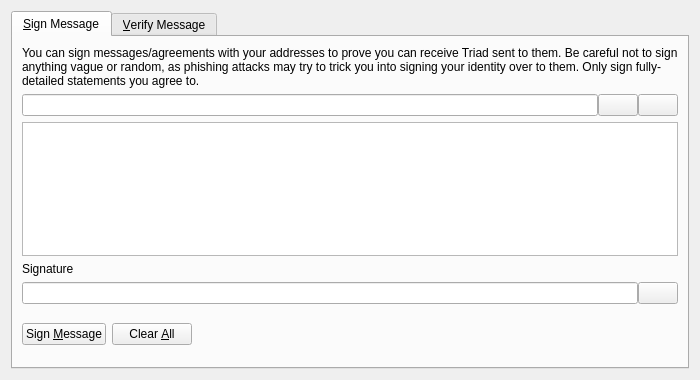
<?xml version="1.0" encoding="UTF-8"?>
<ui version="4.0">
 <class>SignVerifyMessageDialog</class>
 <widget class="QDialog" name="SignVerifyMessageDialog">
  <property name="geometry">
   <rect>
    <x>0</x>
    <y>0</y>
    <width>700</width>
    <height>380</height>
   </rect>
  </property>
  <property name="windowTitle">
   <string>Signatures - Sign / Verify a Message</string>
  </property>
  <property name="modal">
   <bool>true</bool>
  </property>
  <layout class="QVBoxLayout" name="verticalLayout">
   <item>
    <widget class="QTabWidget" name="tabWidget">
     <property name="currentIndex">
      <number>0</number>
     </property>
     <widget class="QWidget" name="tabSignMessage">
      <attribute name="title">
       <string>&amp;Sign Message</string>
      </attribute>
      <layout class="QVBoxLayout" name="verticalLayout_SM">
       <item>
        <widget class="QLabel" name="infoLabel_SM">
         <property name="text">
          <string>You can sign messages/agreements with your addresses to prove you can receive Triad sent to them. Be careful not to sign anything vague or random, as phishing attacks may try to trick you into signing your identity over to them. Only sign fully-detailed statements you agree to.</string>
         </property>
         <property name="textFormat">
          <enum>Qt::PlainText</enum>
         </property>
         <property name="wordWrap">
          <bool>true</bool>
         </property>
        </widget>
       </item>
       <item>
        <layout class="QHBoxLayout" name="horizontalLayout_1_SM">
         <property name="spacing">
          <number>0</number>
         </property>
         <item>
          <widget class="QValidatedLineEdit" name="addressIn_SM">
           <property name="toolTip">
            <string>The Triad address to sign the message with</string>
           </property>
          </widget>
         </item>
         <item>
          <widget class="QPushButton" name="addressBookButton_SM">
           <property name="toolTip">
            <string>Choose previously used address</string>
           </property>
           <property name="text">
            <string/>
           </property>
           <property name="shortcut">
            <string>Alt+A</string>
           </property>
           <property name="autoDefault">
            <bool>false</bool>
           </property>
          </widget>
         </item>
         <item>
          <widget class="QPushButton" name="pasteButton_SM">
           <property name="toolTip">
            <string>Paste address from clipboard</string>
           </property>
           <property name="text">
            <string/>
           </property>
           <property name="shortcut">
            <string>Alt+P</string>
           </property>
           <property name="autoDefault">
            <bool>false</bool>
           </property>
          </widget>
         </item>
        </layout>
       </item>
       <item>
        <widget class="QPlainTextEdit" name="messageIn_SM">
         <property name="toolTip">
          <string>Enter the message you want to sign here</string>
         </property>
        </widget>
       </item>
       <item>
        <widget class="QLabel" name="signatureLabel_SM">
         <property name="text">
          <string>Signature</string>
         </property>
         <property name="textFormat">
          <enum>Qt::PlainText</enum>
         </property>
        </widget>
       </item>
       <item>
        <layout class="QHBoxLayout" name="horizontalLayout_2_SM">
         <property name="spacing">
          <number>0</number>
         </property>
         <item>
          <widget class="QLineEdit" name="signatureOut_SM">
           <property name="font">
            <font>
             <italic>true</italic>
            </font>
           </property>
           <property name="readOnly">
            <bool>true</bool>
           </property>
          </widget>
         </item>
         <item>
          <widget class="QPushButton" name="copySignatureButton_SM">
           <property name="toolTip">
            <string>Copy the current signature to the system clipboard</string>
           </property>
           <property name="text">
            <string/>
           </property>
           <property name="autoDefault">
            <bool>false</bool>
           </property>
          </widget>
         </item>
        </layout>
       </item>
       <item>
        <layout class="QHBoxLayout" name="horizontalLayout_3_SM">
         <item>
          <widget class="QPushButton" name="signMessageButton_SM">
           <property name="toolTip">
            <string>Sign the message to prove you own this Triad address</string>
           </property>
           <property name="text">
            <string>Sign &amp;Message</string>
           </property>
           <property name="autoDefault">
            <bool>false</bool>
           </property>
          </widget>
         </item>
         <item>
          <widget class="QPushButton" name="clearButton_SM">
           <property name="toolTip">
            <string>Reset all sign message fields</string>
           </property>
           <property name="text">
            <string>Clear &amp;All</string>
           </property>
           <property name="autoDefault">
            <bool>false</bool>
           </property>
          </widget>
         </item>
         <item>
          <spacer name="horizontalSpacer_1_SM">
           <property name="orientation">
            <enum>Qt::Horizontal</enum>
           </property>
           <property name="sizeHint" stdset="0">
            <size>
             <width>40</width>
             <height>48</height>
            </size>
           </property>
          </spacer>
         </item>
         <item>
          <widget class="QLabel" name="statusLabel_SM">
           <property name="font">
            <font>
             <weight>75</weight>
             <bold>true</bold>
            </font>
           </property>
           <property name="text">
            <string/>
           </property>
           <property name="wordWrap">
            <bool>true</bool>
           </property>
          </widget>
         </item>
         <item>
          <spacer name="horizontalSpacer_2_SM">
           <property name="orientation">
            <enum>Qt::Horizontal</enum>
           </property>
           <property name="sizeHint" stdset="0">
            <size>
             <width>40</width>
             <height>48</height>
            </size>
           </property>
          </spacer>
         </item>
        </layout>
       </item>
      </layout>
     </widget>
     <widget class="QWidget" name="tabVerifyMessage">
      <attribute name="title">
       <string>&amp;Verify Message</string>
      </attribute>
      <layout class="QVBoxLayout" name="verticalLayout_VM">
       <item>
        <widget class="QLabel" name="infoLabel_VM">
         <property name="text">
          <string>Enter the receiver's address, message (ensure you copy line breaks, spaces, tabs, etc. exactly) and signature below to verify the message. Be careful not to read more into the signature than what is in the signed message itself, to avoid being tricked by a man-in-the-middle attack. Note that this only proves the signing party receives with the address, it cannot prove sendership of any transaction!</string>
         </property>
         <property name="textFormat">
          <enum>Qt::PlainText</enum>
         </property>
         <property name="alignment">
          <set>Qt::AlignLeading|Qt::AlignLeft|Qt::AlignTop</set>
         </property>
         <property name="wordWrap">
          <bool>true</bool>
         </property>
        </widget>
       </item>
       <item>
        <layout class="QHBoxLayout" name="horizontalLayout_1_VM">
         <property name="spacing">
          <number>0</number>
         </property>
         <item>
          <widget class="QValidatedLineEdit" name="addressIn_VM">
           <property name="toolTip">
            <string>The Triad address the message was signed with</string>
           </property>
          </widget>
         </item>
         <item>
          <widget class="QPushButton" name="addressBookButton_VM">
           <property name="toolTip">
            <string>Choose previously used address</string>
           </property>
           <property name="text">
            <string/>
           </property>
           <property name="shortcut">
            <string>Alt+A</string>
           </property>
           <property name="autoDefault">
            <bool>false</bool>
           </property>
          </widget>
         </item>
        </layout>
       </item>
       <item>
        <widget class="QPlainTextEdit" name="messageIn_VM"/>
       </item>
       <item>
        <widget class="QValidatedLineEdit" name="signatureIn_VM"/>
       </item>
       <item>
        <layout class="QHBoxLayout" name="horizontalLayout_2_VM">
         <item>
          <widget class="QPushButton" name="verifyMessageButton_VM">
           <property name="toolTip">
            <string>Verify the message to ensure it was signed with the specified Triad address</string>
           </property>
           <property name="text">
            <string>Verify &amp;Message</string>
           </property>
           <property name="autoDefault">
            <bool>false</bool>
           </property>
          </widget>
         </item>
         <item>
          <widget class="QPushButton" name="clearButton_VM">
           <property name="toolTip">
            <string>Reset all verify message fields</string>
           </property>
           <property name="text">
            <string>Clear &amp;All</string>
           </property>
           <property name="autoDefault">
            <bool>false</bool>
           </property>
          </widget>
         </item>
         <item>
          <spacer name="horizontalSpacer_1_VM">
           <property name="orientation">
            <enum>Qt::Horizontal</enum>
           </property>
           <property name="sizeHint" stdset="0">
            <size>
             <width>40</width>
             <height>48</height>
            </size>
           </property>
          </spacer>
         </item>
         <item>
          <widget class="QLabel" name="statusLabel_VM">
           <property name="font">
            <font>
             <weight>75</weight>
             <bold>true</bold>
            </font>
           </property>
           <property name="text">
            <string/>
           </property>
           <property name="wordWrap">
            <bool>true</bool>
           </property>
          </widget>
         </item>
         <item>
          <spacer name="horizontalSpacer_2_VM">
           <property name="orientation">
            <enum>Qt::Horizontal</enum>
           </property>
           <property name="sizeHint" stdset="0">
            <size>
             <width>40</width>
             <height>48</height>
            </size>
           </property>
          </spacer>
         </item>
        </layout>
       </item>
      </layout>
     </widget>
    </widget>
   </item>
  </layout>
 </widget>
 <customwidgets>
  <customwidget>
   <class>QValidatedLineEdit</class>
   <extends>QLineEdit</extends>
   <header>qvalidatedlineedit.h</header>
  </customwidget>
 </customwidgets>
 <resources>
  <include location="../triad.qrc"/>
 </resources>
 <connections/>
</ui>
